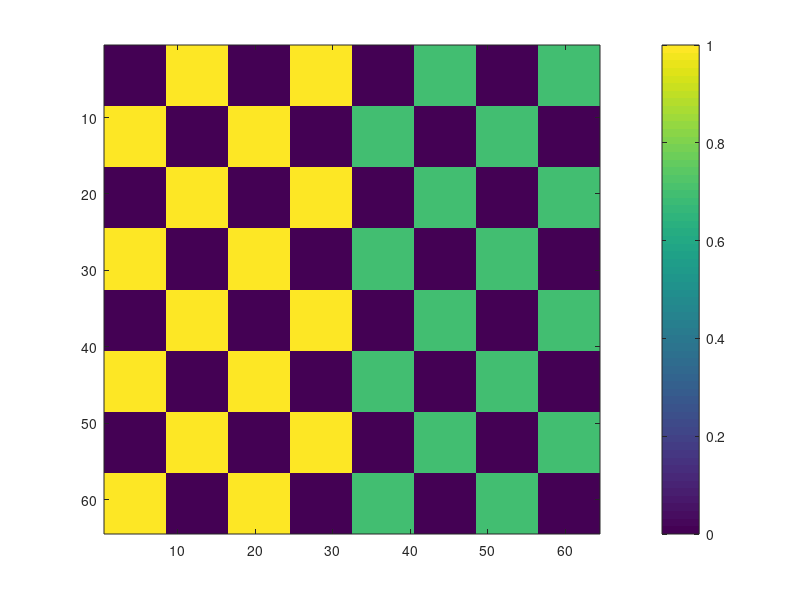

MATLAB code for this plot: (Note: this script raises an error after producing the figure.)
%% data generation
n = 1000;
d1 = 64;
d2 = d1;
p = d1*d2;

rng(2024)
A = mvnrnd(zeros(p,1),eye(p), n);

X = checkerboard(d1/8);
imagesc(X);
colorbar;

% set parameters
gamma = 0;
lambda_seq = logspace(-1, 3, 20);

nReps = 20;
time_fb = zeros(nReps, 1);
time_fbaa = zeros(nReps, 1);
time_fbf = zeros(nReps, 1);
time_fbfaa = zeros(nReps, 1);

err_fb = zeros(nReps, 1);
err_fbaa = zeros(nReps, 1);
err_fbf = zeros(nReps, 1);
err_fbfaa = zeros(nReps, 1);

pred_fb = zeros(nReps, 1);
pred_fbaa = zeros(nReps, 1);
pred_fbf = zeros(nReps, 1);
pred_fbfaa = zeros(nReps, 1);

for k = 1:nReps
    y = A*X(:) + randn(n,1);
    %% algorithm comparison on GMC: FB v.s. FB+AA
    % vanilla
    [X_fb, Xcell_fb, Vcell_fb, BICs_fb, t_fb] = GMC_matreg_path(y, A, d1, d2, 'lambda_seq',lambda_seq,...
                                    'acceleration', 'original', "gamma", gamma, 'splitting', 'FB');
   
    time_fb(k) = t_fb;
    err_fb(k) = norm(X_fb-X, 'fro')/norm(X, 'fro');
    pred_fb(k) = norm(y-A*X_fb(:), 'fro');
    
    % AA
    [X_fbaa, Xcell_fbaa, Vcell_fbaa, BICs_fbaa, t_fbaa] = GMC_matreg_path(y, A, d1, d2, 'lambda_seq',lambda_seq,...
                                          'acceleration', 'aa2', "gamma", gamma, 'splitting', 'FB');
    time_fbaa(k) = t_fbaa;
    err_fbaa(k) = norm(X_fbaa-X, 'fro')/norm(X, 'fro');
    pred_fbaa(k) = norm(y-A*X_fbaa(:), 'fro');
    
    %% algorithm comparison on GMC: FBF v.s. FBF+AA
    % vanilla
    [X_fbf, Xcell_fbf, Vcell_fbf, BICs_fbf, t_fbf] = GMC_matreg_path(y, A, d1, d2, 'lambda_seq',lambda_seq,...
                                         'acceleration', 'original', "gamma", gamma, 'splitting', 'FBF');
    
    time_fbf(k) = t_fbf;
    err_fbf(k) = norm(X_fbf-X, 'fro')/norm(X, 'fro');
    pred_fbf(k) = norm(y-A*X_fbf(:), 'fro');
    
    % AA
    [X_fbfaa, Xcell_fbfaa, Vcell_fbfaa, BICs_fbfaa, t_fbfaa] = GMC_matreg_path(y, A, d1, d2, 'lambda_seq',lambda_seq,...
                                          'acceleration', 'aa2', "gamma", gamma, 'splitting', 'FBF');
    time_fbfaa(k) = t_fbfaa;
    err_fbfaa(k) = norm(X_fbfaa-X, 'fro')/norm(X, 'fro');
    pred_fbfaa(k) = norm(y-A*X_fbfaa(:), 'fro');
    %%
    save("results/MatReg_exp20.mat");
end

